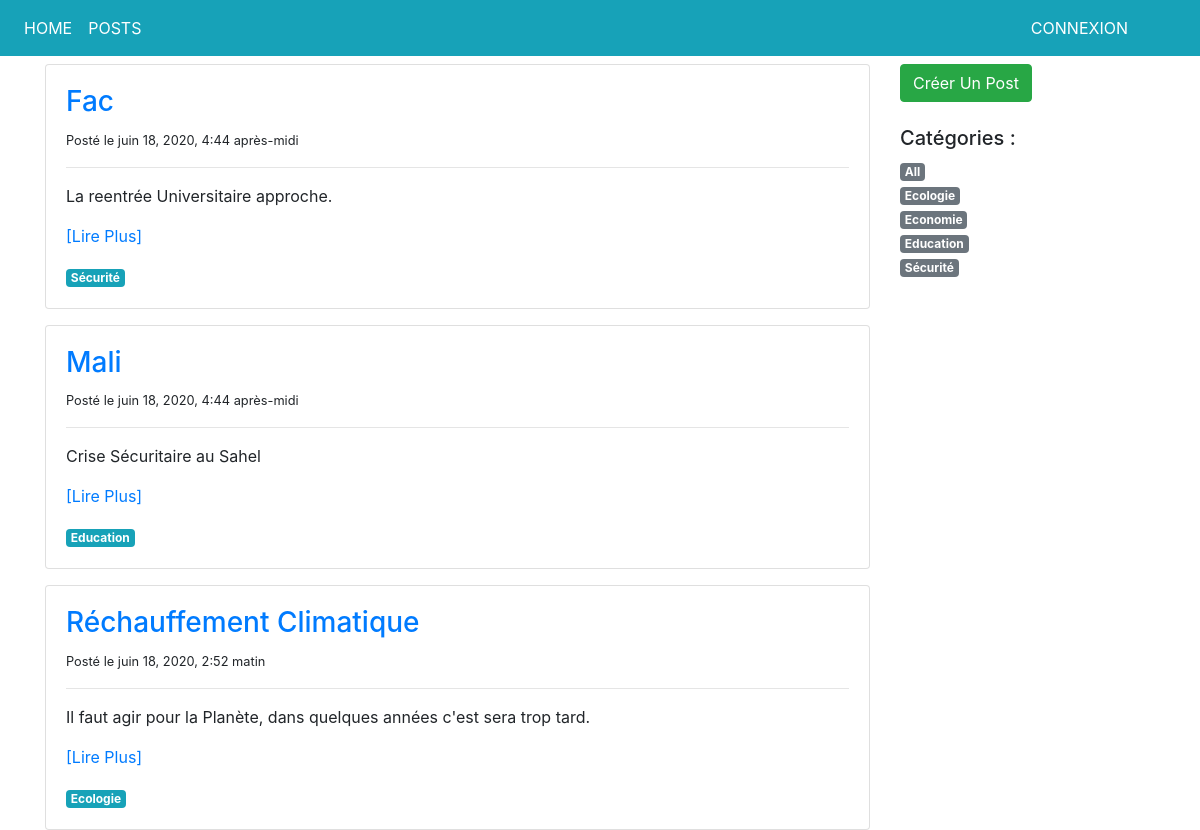
Page /planet/posts/ on the earlier database version.
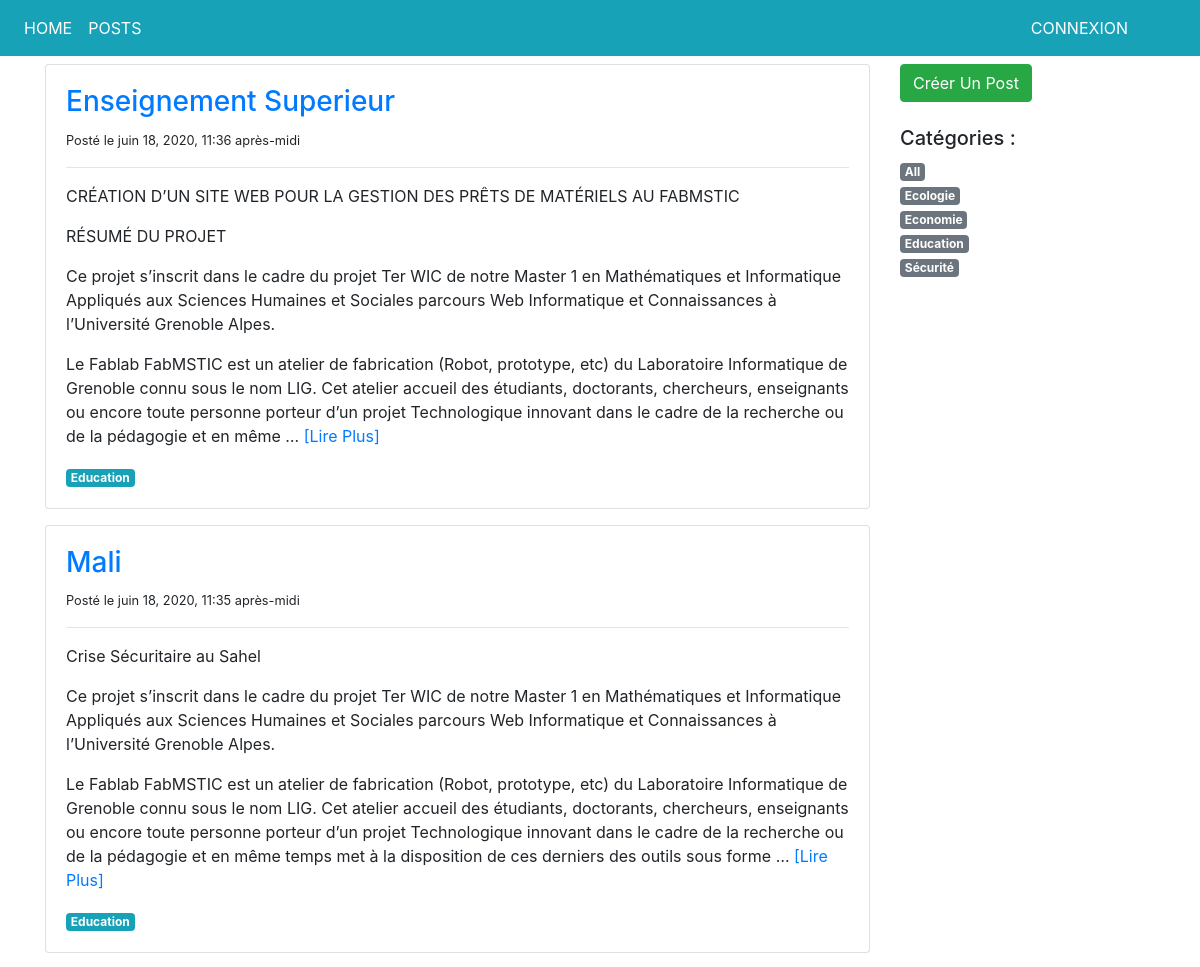
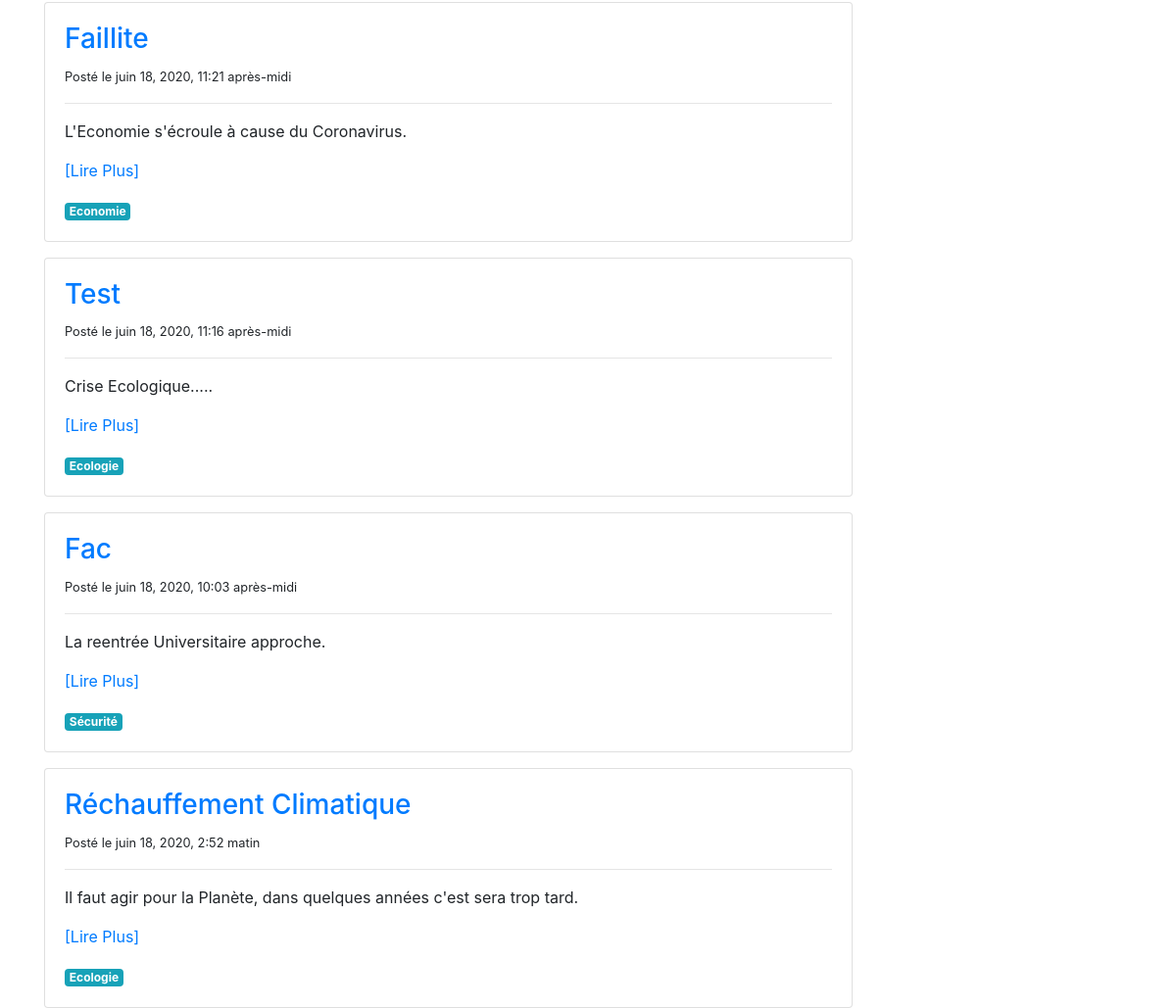
Same page on the later database version (2 pictures, top to bottom).
### planet/models.py (models this page shows, shortened)
class Post(models.Model):
    title = models.CharField(max_length=250)
    category = models.ForeignKey('PostCategory', null=True, blank=True, on_delete=models.DO_NOTHING)
    published = models.BooleanField(default=False)
    text = models.TextField(blank=True)
    created_at = models.DateTimeField(auto_now=True)

class PostCategory(models.Model):
    name = models.CharField(max_length=50)
    def slug(self):
        return slugify(self.name)

### planet/views.py (the view)
# urls.py: path('posts/', views.post_list, name='view-post'),
def post_list(request, category_name = model_helpers.post_category_all.slug()):
    category, posts = model_helpers.get_category_and_posts(category_name)
    categories = model_helpers.get_categories()
    context = {'category' : category, 'posts' : posts, 'categories' : categories,
               'navigation_items' : navigation.navigation_items(navigation.NAV_POSTS)}
    return render(request, 'planet/post_list.html', context)

### planet/model_helpers.py (called while the page is built, shortened)
def get_category_and_posts(category_name):
    posts = Post.objects.filter(published = True)
    if category_name == post_category_all.slug() :
        category = post_category_all
    posts = posts.order_by('-created_at')
    return category, posts

def get_categories():
    categories = list(PostCategory.objects.all().order_by('name'))
    categories.insert(0, post_category_all)
    return categories

### planet/navigation.py (called while the page is built)
def navigation_items(selected_item):
    items = []
    for name, url in NAV_ITEMS :
        items.append({
            'name': name,
            'url': url,
            'active': True if selected_item == name else False
        })
    return items

### planet/templates/planet/post_list.html (shortened to what this page needs)
{% extends 'base.html' %}
{% block content %}
<div class="row">
    <div class="col-sm-9">
        {% for post in posts %}
        <div class="card mt-3">
            <div class="card-body">
                <div class="">
                    <h3><a href="{% url 'post-detail' post.pk %}">{{post.title}}</a></h3>
                    <small>Posté le {{post.created_at}}</small>
                    <hr>
                    <p class="text-muted">
                        {{post.text|linebreaks|safe|truncatewords:100}}
                        <a href="{% url 'post-detail' post.pk %}">[Lire Plus]</a>
                    </p>
                    <a href="{% url 'post-list' post.category.slug %}" class="badge badge-info">
                        {{post.category.name|capfirst}}</a>
                </div>
            </div>
        </div>
        {% endfor %}
    </div>
    <div class="col-sm-3 mt-3">
        <a href="{% url 'create-post' %}" class="btn btn-success"> Créer Un Post</a><br><br>
        <h5>Catégories :</h5>
        <ul class="list-unstyled">
            {% for cat in categories %}
            <li>
                <a href="{% url 'post-list' cat.slug %}" class="badge badge-secondary">{{cat.name|capfirst}}</a>
            </li>
            {% endfor %}
        </ul>
    </div>
</div>
{% endblock %}

### templates/base.html (shortened to what this page needs)
<!DOCTYPE html>
{% load static %}
<html lang="en">
<head>
    <link rel="stylesheet" href="{% static 'css/bootstrap.min.css' %}">
</head>
<body>
<div class="container-fluid bg-info mb-5">
    <nav class="navbar fixed-top navbar-expand-md navbar-dark bg-info">
        <div class="collapse navbar-collapse" id="navbar">
            <ul class="navbar-nav mr-auto">
                {% for item in navigation_items %}
                <li class="nav-item active">
                    <a class="nav-link" href="{{item.url}}">{{item.name}}</a>
                </li>
                {% endfor %}
            </ul>
            <ul class="nav navbar-nav navbar-right mr-5">
                {% if user.is_authenticated %}
                <li class="nav-item active dropdown">
                    <a class="nav-link dropdown-toggle mr-5" href="#" id="dropdown" data-toggle="dropdown">
                        {{user.username}}
                    </a>
                    <div class="dropdown-menu">
                        <a class="dropdown-item " href="{% url 'profil-user' %}">PROFILE</a>
                        <a class="dropdown-item" href="{% url 'logout-user' %}">DÉCONNEXION</a>
                    </div>
                </li>
                {% else %}
                <li class="nav-item active">
                    <a class="nav-link" href="{% url 'login-user' %}">CONNEXION</a>
                </li>
                {% endif %}
            </ul>
        </div>
    </nav>
</div>
<div class="container">
    {% block content %} {% endblock %}
</div>
</body>
</html>

Differences in the rows shown:
added Post: title "Enseignement Superieur", created_at "juin 18, 2020, 11:36 après-midi", text "CRÉATION D’UN SITE WEB POUR LA GESTION DES PRÊTS DE MATÉRIELS AU FABMSTIC RÉSUMÉ DU PROJET Ce projet s’inscrit dans le cadre du projet Ter WIC de notre Master 1 en Mathématiques et Informatique Appliqués aux Sciences Humaines et Sociales parcours Web Informatique et Connaissances à l’Université Grenoble Alpes. Le Fablab FabMSTIC est un atelier de fabrication (Robot, prototype, etc) du Laboratoire Informatique de Grenoble connu sous le nom LIG. Cet atelier accueil des étudiants, doctorants, chercheurs, enseignants ou encore toute personne porteur d’un projet Technologique innovant dans le cadre de la recherche ou de la pédagogie et en même …", category.name "Education"
changed Post "Mali": created_at "juin 18, 2020, 4:44 après-midi" → "juin 18, 2020, 11:35 après-midi"; text "Crise Sécuritaire au Sahel" → "Crise Sécuritaire au Sahel Ce projet s’inscrit dans le cadre du projet Ter WIC de notre Master 1 en Mathématiques et Informatique Appliqués aux Sciences Humaines et Sociales parcours Web Informatique et Connaissances à l’Université Grenoble Alpes. Le Fablab FabMSTIC est un atelier de fabrication (Robot, prototype, etc) du Laboratoire Informatique de Grenoble connu sous le nom LIG. Cet atelier accueil des étudiants, doctorants, chercheurs, enseignants ou encore toute personne porteur d’un projet Technologique innovant dans le cadre de la recherche ou de la pédagogie et en même temps met à la disposition de ces derniers des outils sous forme …"; moves up the list
now on this page (row edited): Post: title "Faillite", created_at "juin 18, 2020, 11:21 après-midi", text "L'Economie s'écroule à cause du Coronavirus.", category.name "Economie"
added Post: title "Test", created_at "juin 18, 2020, 11:16 après-midi", text "Crise Ecologique.....", category.name "Ecologie"
changed Post "Fac": created_at "juin 18, 2020, 4:44 après-midi" → "juin 18, 2020, 10:03 après-midi"
